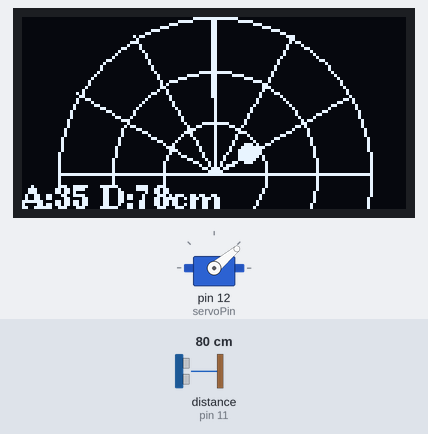
A sketch run on a simulated Arduino Uno, built with avr-gcc and run on an emulated ATmega328P. Shown: servo, 128×64 one-colour display. Wiring (inferred from the names in the program): ultrasonic range finder: trigger pin 10; echo pin 11. The inputs (shaded band) are chosen by the test bench; at power-on: distance to the obstacle (sensor on pin 11) 80 cm. The echo pulse lasts 58.3 µs per cm; what the sketch prints to the serial monitor is not drawn.

Above: at 1.2 s.
1.3 s: distance to the obstacle (sensor on pin 11) set to 2 cm
At 1.71 s:
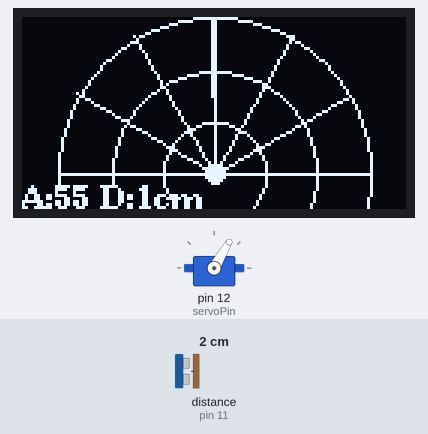
3.5 s: distance to the obstacle (sensor on pin 11) set to 250 cm
At 3.78 s:
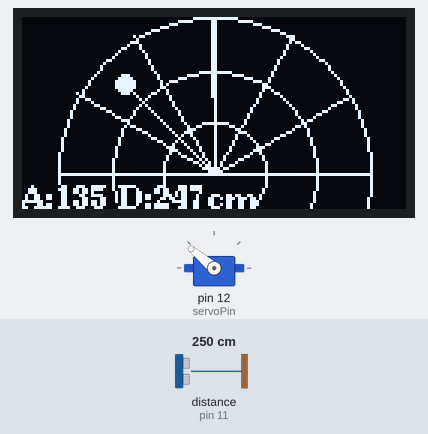
5.7 s: distance to the obstacle (sensor on pin 11) set to 18 cm
At 5.88 s:
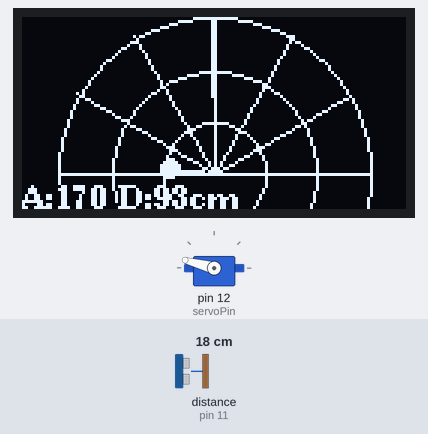
Timing chart, 0 to 13.3 s (numbered marks = the images above; inputs shaded):
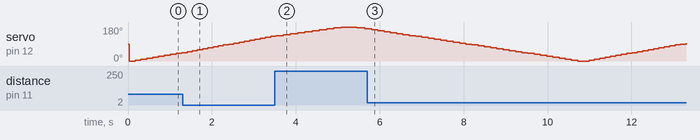

The sketch:

radar_final.ino
```cpp
#include <Servo.h>
#include <U8g2lib.h>
#include <Wire.h>

// OLED display
U8G2_SSD1306_128X64_NONAME_F_HW_I2C u8g2(U8G2_R0, U8X8_PIN_NONE);

// Pins
const int trigPin = 10;
const int echoPin = 11;
const int servoPin = 12;

// Servo object
Servo myServo;

// Variables
long duration;
int distance;

const int minAngle = 0;
const int maxAngle = 180;
const int numReadings = 3;      // number of samples per position
const int radarRadius = 52;

// pulseIn timeout in microseconds (allow up to ~500 cm)
const unsigned long PULSE_TIMEOUT = 30000UL; // 30 ms -> ~510 cm

void setup() {
  Serial.begin(9600);   // Sending data to UNO 2

  myServo.attach(servoPin);

  pinMode(trigPin, OUTPUT);
  pinMode(echoPin, INPUT);

  u8g2.begin();
}

void loop() {
  // Sweep Left → Right
  for (int a = minAngle; a <= maxAngle; a += 5) {
    myServo.write(a);
    delay(20);                 // give servo time to move and settle

    distance = getAverageDistance();
    displayRadar(a, distance);

    sendSerialData(a, distance);
  }

  // Sweep Right → Left
  for (int a = maxAngle; a >= minAngle; a -= 5) {
    myServo.write(a);
    delay(40);

    distance = getAverageDistance();
    displayRadar(a, distance);

    sendSerialData(a, distance);
  }
}

int getAverageDistance() {
  long total = 0;
  int validCount = 0;

  // pause servo briefly while taking quick readings to reduce interference
  for (int i = 0; i < numReadings; i++) {
    int d = getDistance();
    Serial.print("RAW d: ");
    Serial.println(d);
    if (d >= 0 && d <= 300) {   // accept 0..300 cm as valid
      total += d;
      validCount++;
    }
    delay(10);
  }

  if (validCount == 0) return -1;   // no valid reading
  return (int)(total / validCount);
}

int getDistance() {
  // Ensure trig LOW
  digitalWrite(trigPin, LOW);
  delayMicroseconds(4);

  // trigger a 10us pulse
  digitalWrite(trigPin, HIGH);
  delayMicroseconds(10);
  digitalWrite(trigPin, LOW);

  // Wait for echo; use timeout (microseconds)
  unsigned long dur = pulseIn(echoPin, HIGH, PULSE_TIMEOUT);
  if (dur == 0) {
    // no echo (timeout)
    return -1;
  }
  // convert to distance in cm
  int distCm = (int)( (dur * 0.034) / 2.0 );
  if (distCm > 300) distCm = 300; // clamp for display
  return distCm;
}

// SEND DATA TO ARDUINO 2
void sendSerialData(int angle, int distance) {
  if (distance < 0) {
    Serial.print(angle);
    Serial.println(",-1");
  } else {
    Serial.print(angle);
    Serial.print(",");
    Serial.println(distance);
  }
}

void displayRadar(int angle, int distance) {
  u8g2.clearBuffer();
  drawRadarBackground();

  float scale = (float)radarRadius / 300.0;
  float r = 0.0;
  if (distance > 0) r = distance * scale;

  int cx = 64;
  int cy = 64 - 12;

  int x = cx + (int)(r * cos(radians(angle)));
  int y = cy - (int)(r * sin(radians(angle)));

  u8g2.drawLine(cx, cy, x, y);

  if (distance > 0 && distance <= 300) {
    u8g2.drawDisc(x, y, 3);
  }

  u8g2.setFont(u8g2_font_ncenB08_tr);
  u8g2.setCursor(0, 64);
  u8g2.print("A:");
  u8g2.print(angle);
  u8g2.print(" D:");
  if (distance < 0) u8g2.print("--");
  else u8g2.print(distance);
  u8g2.print("cm");

  u8g2.sendBuffer();
}

void drawRadarBackground() {
  int cx = 64;
  int cy = 64 - 12;

  u8g2.drawLine(cx, cy - radarRadius, cx, cy);
  u8g2.drawLine(cx - radarRadius, cy, cx + radarRadius, cy);

  for (int i = 1; i <= 3; i++) {
    u8g2.drawCircle(cx, cy, i * radarRadius / 3);
  }

  for (int a = 0; a <= 180; a += 30) {
    int x = cx + cos(radians(a)) * radarRadius;
    int y = cy - sin(radians(a)) * radarRadius;
    u8g2.drawLine(cx, cy, x, y);
  }
}
```
